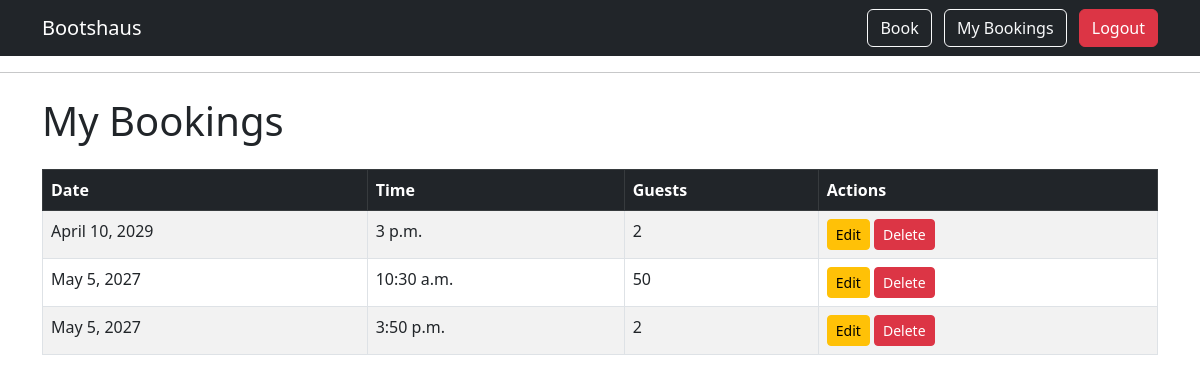
Page /my-bookings/ (signed in) on the earlier database version.
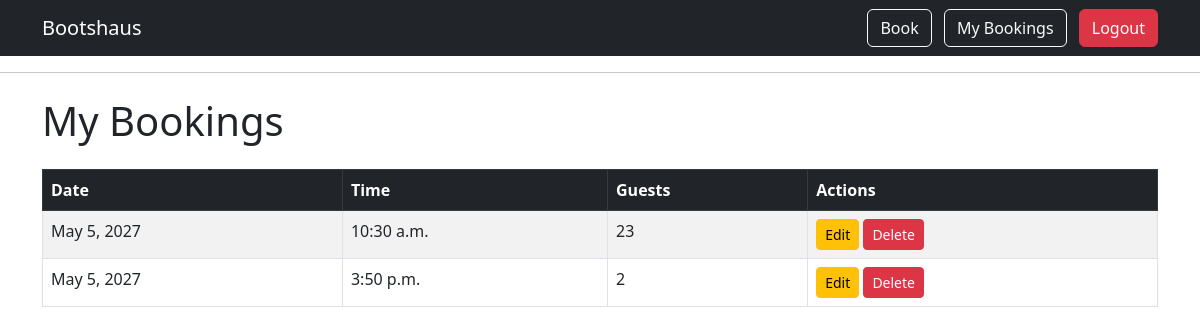
Same page on the later database version.
### bookings/models.py (models this page shows, shortened)
class Booking(models.Model):
    STATUS_CHOICES = [
        ('pending', 'Pending'),
        ('confirmed', 'Confirmed'),
        ('cancelled', 'Cancelled'),
    ]
    user = models.ForeignKey(
        User,
        on_delete=models.CASCADE,
        related_name='bookings'
    )
    full_name = models.CharField(max_length=100)
    email = models.EmailField()
    booking_date = models.DateField()
    booking_time = models.TimeField()
    guests = models.PositiveIntegerField()
    special_request = models.TextField(blank=True)
    status = models.CharField(
        max_length=20,
        choices=STATUS_CHOICES,
        default='pending'
    )
    created_on = models.DateTimeField(auto_now_add=True)

### bookings/views.py (the view)
# urls.py: path('my-bookings/', my_bookings, name='my_bookings'),
@login_required
def my_bookings(request):
    bookings = Booking.objects.filter(user=request.user).order_by(
        '-booking_date'
    )
    return render(request, 'bookings/my_bookings.html', {'bookings': bookings})

### bookings/templates/bookings/my_bookings.html
{% extends 'bookings/base.html' %}
{% block content %}
    <h1 class="mb-4">My Bookings</h1>
    {% if bookings %}
<table class="table table-striped table-bordered">
    <thead class="table-dark">
        <tr>
            <th>Date</th>
            <th>Time</th>
            <th>Guests</th>
            <th>Actions</th>
        </tr>
    </thead>
    <tbody>
        {% for booking in bookings %}
        <tr>
            <td>{{ booking.booking_date }}</td>
            <td>{{ booking.booking_time }}</td>
            <td>{{ booking.guests }}</td>
            <td>
                <a href="{% url 'edit_booking' booking.id %}" class="btn btn-sm btn-warning">
                    Edit
                </a>
                <a href="{% url 'delete_booking' booking.id %}" class="btn btn-sm btn-danger">
                    Delete
                </a>
            </td>
        </tr>
        {% endfor %}
    </tbody>
</table>
    {% else %}
        <p>You have no bookings yet.</p>
    {% endif %}
{% endblock %}

### bookings/templates/bookings/base.html (shortened to what this page needs)
<!DOCTYPE html>
<html>
<head>
    <link href="https://cdn.jsdelivr.net/npm/bootstrap@5.3.0/dist/css/bootstrap.min.css" rel="stylesheet">
</head>
<body>
<nav class="navbar navbar-expand-lg navbar-dark bg-dark">
    <div class="container">
        <a class="navbar-brand" href="{% url 'home' %}">Bootshaus</a>
        <div>
            <a class="btn btn-outline-light me-2" href="{% url 'create_booking' %}">Book</a>
            {% if user.is_authenticated %}
                <a class="btn btn-outline-light me-2" href="{% url 'my_bookings' %}">My Bookings</a>
                <form action="{% url 'logout' %}" method="POST" class="d-inline">
                    <button class="btn btn-danger" type="submit">Logout</button>
                </form>
            {% else %}
                <a class="btn btn-success" href="{% url 'login' %}">Login</a>
            {% endif %}
        </div>
    </div>
</nav>
    <hr>
<div class="container mt-4">
    {% block content %}
    {% endblock %}
</div>
</body>
</html>

Differences in the rows shown:
removed Booking: booking_date "April 10, 2029", booking_time "3 p.m.", guests "2"
changed Booking (number 1 of 2 on the later page): guests "50" → "23"
